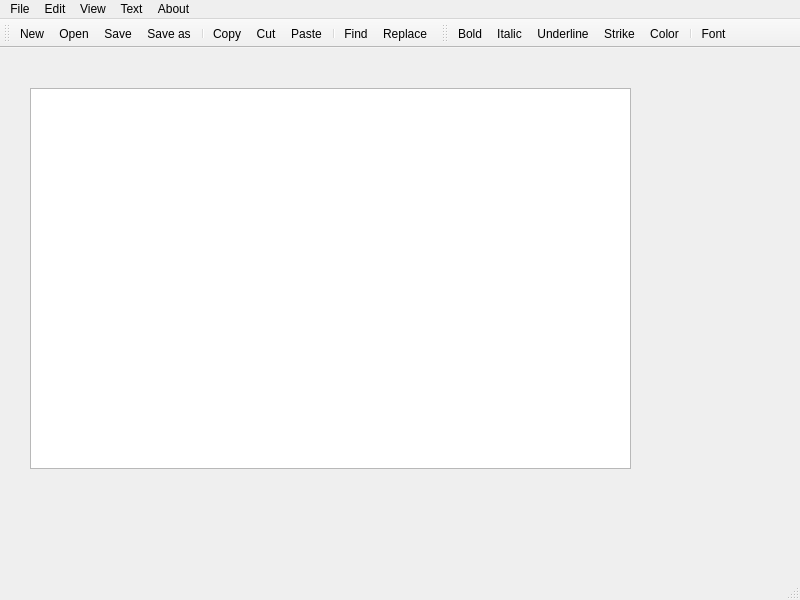
<?xml version="1.0" encoding="UTF-8"?>
<ui version="4.0">
 <class>MainWindow</class>
 <widget class="QMainWindow" name="MainWindow">
  <property name="geometry">
   <rect>
    <x>0</x>
    <y>0</y>
    <width>800</width>
    <height>600</height>
   </rect>
  </property>
  <property name="windowTitle">
   <string>MainWindow</string>
  </property>
  <widget class="QWidget" name="centralwidget">
   <widget class="QTextEdit" name="textEdit">
    <property name="geometry">
     <rect>
      <x>30</x>
      <y>40</y>
      <width>601</width>
      <height>381</height>
     </rect>
    </property>
   </widget>
  </widget>
  <widget class="QMenuBar" name="menubar">
   <property name="geometry">
    <rect>
     <x>0</x>
     <y>0</y>
     <width>800</width>
     <height>21</height>
    </rect>
   </property>
   <widget class="QMenu" name="menuFile">
    <property name="title">
     <string>File</string>
    </property>
    <addaction name="actionNew"/>
    <addaction name="actionOpen"/>
    <addaction name="separator"/>
    <addaction name="actionSave"/>
    <addaction name="actionSave_as"/>
    <addaction name="separator"/>
    <addaction name="actionExit"/>
   </widget>
   <widget class="QMenu" name="menuEdit">
    <property name="title">
     <string>Edit</string>
    </property>
    <addaction name="actionCopy"/>
    <addaction name="actionCut"/>
    <addaction name="actionPaste"/>
    <addaction name="separator"/>
    <addaction name="actionUndo"/>
    <addaction name="actionRedo"/>
    <addaction name="separator"/>
    <addaction name="actionFind"/>
    <addaction name="actionReplace"/>
    <addaction name="separator"/>
    <addaction name="separator"/>
    <addaction name="actionSelect_ALL"/>
   </widget>
   <widget class="QMenu" name="menuView">
    <property name="title">
     <string>View</string>
    </property>
    <addaction name="actionZoom_in"/>
    <addaction name="actionZoom_out"/>
   </widget>
   <widget class="QMenu" name="menuText">
    <property name="title">
     <string>Text</string>
    </property>
    <addaction name="actionBold"/>
    <addaction name="actionItalic"/>
    <addaction name="actionUnderline"/>
    <addaction name="actionStrike"/>
    <addaction name="separator"/>
    <addaction name="actionColor"/>
    <addaction name="actionFont"/>
   </widget>
   <widget class="QMenu" name="menuAbout">
    <property name="title">
     <string>About</string>
    </property>
    <addaction name="actionHelp"/>
    <addaction name="actionAbout"/>
   </widget>
   <addaction name="menuFile"/>
   <addaction name="menuEdit"/>
   <addaction name="menuView"/>
   <addaction name="menuText"/>
   <addaction name="menuAbout"/>
  </widget>
  <widget class="QStatusBar" name="statusbar"/>
  <widget class="QToolBar" name="toolBar">
   <property name="windowTitle">
    <string>toolBar</string>
   </property>
   <attribute name="toolBarArea">
    <enum>TopToolBarArea</enum>
   </attribute>
   <attribute name="toolBarBreak">
    <bool>false</bool>
   </attribute>
   <addaction name="actionNew"/>
   <addaction name="actionOpen"/>
   <addaction name="actionSave"/>
   <addaction name="actionSave_as"/>
   <addaction name="separator"/>
   <addaction name="actionCopy"/>
   <addaction name="actionCut"/>
   <addaction name="actionPaste"/>
   <addaction name="separator"/>
   <addaction name="actionFind"/>
   <addaction name="actionReplace"/>
  </widget>
  <widget class="QToolBar" name="toolBar_2">
   <property name="windowTitle">
    <string>toolBar_2</string>
   </property>
   <attribute name="toolBarArea">
    <enum>TopToolBarArea</enum>
   </attribute>
   <attribute name="toolBarBreak">
    <bool>false</bool>
   </attribute>
   <addaction name="actionBold"/>
   <addaction name="actionItalic"/>
   <addaction name="actionUnderline"/>
   <addaction name="actionStrike"/>
   <addaction name="actionColor"/>
   <addaction name="separator"/>
   <addaction name="actionFont"/>
  </widget>
  <action name="actionNew">
   <property name="icon">
    <iconset resource="resources.qrc">
     <normaloff>:/new/files/resource/new.png</normaloff>:/new/files/resource/new.png</iconset>
   </property>
   <property name="text">
    <string>New</string>
   </property>
  </action>
  <action name="actionOpen">
   <property name="icon">
    <iconset resource="resources.qrc">
     <normaloff>:/new/files/resource/open.png</normaloff>:/new/files/resource/open.png</iconset>
   </property>
   <property name="text">
    <string>Open</string>
   </property>
  </action>
  <action name="actionSave">
   <property name="icon">
    <iconset resource="resources.qrc">
     <normaloff>:/new/files/resource/save.png</normaloff>:/new/files/resource/save.png</iconset>
   </property>
   <property name="text">
    <string>Save</string>
   </property>
  </action>
  <action name="actionSave_as">
   <property name="icon">
    <iconset resource="resources.qrc">
     <normaloff>:/new/files/resource/saveas.png</normaloff>:/new/files/resource/saveas.png</iconset>
   </property>
   <property name="text">
    <string>Save as</string>
   </property>
  </action>
  <action name="actionExit">
   <property name="icon">
    <iconset resource="resources.qrc">
     <normaloff>:/new/files/resource/cancel.png</normaloff>:/new/files/resource/cancel.png</iconset>
   </property>
   <property name="text">
    <string>Exit</string>
   </property>
  </action>
  <action name="actionCopy">
   <property name="icon">
    <iconset resource="resources.qrc">
     <normaloff>:/new/files/resource/copy.png</normaloff>:/new/files/resource/copy.png</iconset>
   </property>
   <property name="text">
    <string>Copy</string>
   </property>
  </action>
  <action name="actionCut">
   <property name="icon">
    <iconset resource="resources.qrc">
     <normaloff>:/new/files/resource/cut.png</normaloff>:/new/files/resource/cut.png</iconset>
   </property>
   <property name="text">
    <string>Cut</string>
   </property>
  </action>
  <action name="actionPaste">
   <property name="icon">
    <iconset resource="resources.qrc">
     <normaloff>:/new/files/resource/paste.png</normaloff>:/new/files/resource/paste.png</iconset>
   </property>
   <property name="text">
    <string>Paste</string>
   </property>
  </action>
  <action name="actionFind">
   <property name="icon">
    <iconset resource="resources.qrc">
     <normaloff>:/new/files/resource/find.png</normaloff>:/new/files/resource/find.png</iconset>
   </property>
   <property name="text">
    <string>Find</string>
   </property>
  </action>
  <action name="actionReplace">
   <property name="icon">
    <iconset resource="resources.qrc">
     <normaloff>:/new/files/resource/text_replace.png</normaloff>:/new/files/resource/text_replace.png</iconset>
   </property>
   <property name="text">
    <string>Replace</string>
   </property>
  </action>
  <action name="actionSelect_ALL">
   <property name="icon">
    <iconset resource="resources.qrc">
     <normaloff>:/new/files/resource/select_all.png</normaloff>:/new/files/resource/select_all.png</iconset>
   </property>
   <property name="text">
    <string>Select All</string>
   </property>
  </action>
  <action name="actionZoom_in">
   <property name="icon">
    <iconset resource="resources.qrc">
     <normaloff>:/new/files/resource/zoom_in.png</normaloff>:/new/files/resource/zoom_in.png</iconset>
   </property>
   <property name="text">
    <string>Zoom in</string>
   </property>
  </action>
  <action name="actionZoom_out">
   <property name="icon">
    <iconset resource="resources.qrc">
     <normaloff>:/new/files/resource/zoom_out.png</normaloff>:/new/files/resource/zoom_out.png</iconset>
   </property>
   <property name="text">
    <string>Zoom out</string>
   </property>
  </action>
  <action name="actionBold">
   <property name="icon">
    <iconset resource="resources.qrc">
     <normaloff>:/new/files/resource/text_bold.png</normaloff>:/new/files/resource/text_bold.png</iconset>
   </property>
   <property name="text">
    <string>Bold</string>
   </property>
  </action>
  <action name="actionItalic">
   <property name="icon">
    <iconset resource="resources.qrc">
     <normaloff>:/new/files/resource/text_italic.png</normaloff>:/new/files/resource/text_italic.png</iconset>
   </property>
   <property name="text">
    <string>Italic</string>
   </property>
  </action>
  <action name="actionUnderline">
   <property name="icon">
    <iconset resource="resources.qrc">
     <normaloff>:/new/files/resource/text_underline.png</normaloff>:/new/files/resource/text_underline.png</iconset>
   </property>
   <property name="text">
    <string>Underline</string>
   </property>
  </action>
  <action name="actionStrike">
   <property name="icon">
    <iconset resource="resources.qrc">
     <normaloff>:/new/files/resource/text_strikethrough.png</normaloff>:/new/files/resource/text_strikethrough.png</iconset>
   </property>
   <property name="text">
    <string>Strike</string>
   </property>
  </action>
  <action name="actionColor">
   <property name="icon">
    <iconset resource="resources.qrc">
     <normaloff>:/new/files/resource/color.png</normaloff>:/new/files/resource/color.png</iconset>
   </property>
   <property name="text">
    <string>Color</string>
   </property>
  </action>
  <action name="actionFont">
   <property name="icon">
    <iconset resource="resources.qrc">
     <normaloff>:/new/files/resource/font.png</normaloff>:/new/files/resource/font.png</iconset>
   </property>
   <property name="text">
    <string>Font</string>
   </property>
  </action>
  <action name="actionHelp">
   <property name="icon">
    <iconset resource="resources.qrc">
     <normaloff>:/new/files/resource/help.png</normaloff>:/new/files/resource/help.png</iconset>
   </property>
   <property name="text">
    <string>Help</string>
   </property>
  </action>
  <action name="actionAbout">
   <property name="icon">
    <iconset resource="resources.qrc">
     <normaloff>:/new/files/resource/about.png</normaloff>:/new/files/resource/about.png</iconset>
   </property>
   <property name="text">
    <string>About</string>
   </property>
  </action>
  <action name="actionUndo">
   <property name="icon">
    <iconset resource="resources.qrc">
     <normaloff>:/new/files/resource/arrow_undo.png</normaloff>:/new/files/resource/arrow_undo.png</iconset>
   </property>
   <property name="text">
    <string>Undo</string>
   </property>
  </action>
  <action name="actionRedo">
   <property name="icon">
    <iconset resource="resources.qrc">
     <normaloff>:/new/files/resource/arrow_redo.png</normaloff>:/new/files/resource/arrow_redo.png</iconset>
   </property>
   <property name="text">
    <string>Redo</string>
   </property>
  </action>
 </widget>
 <resources>
  <include location="resources.qrc"/>
 </resources>
 <connections/>
</ui>
